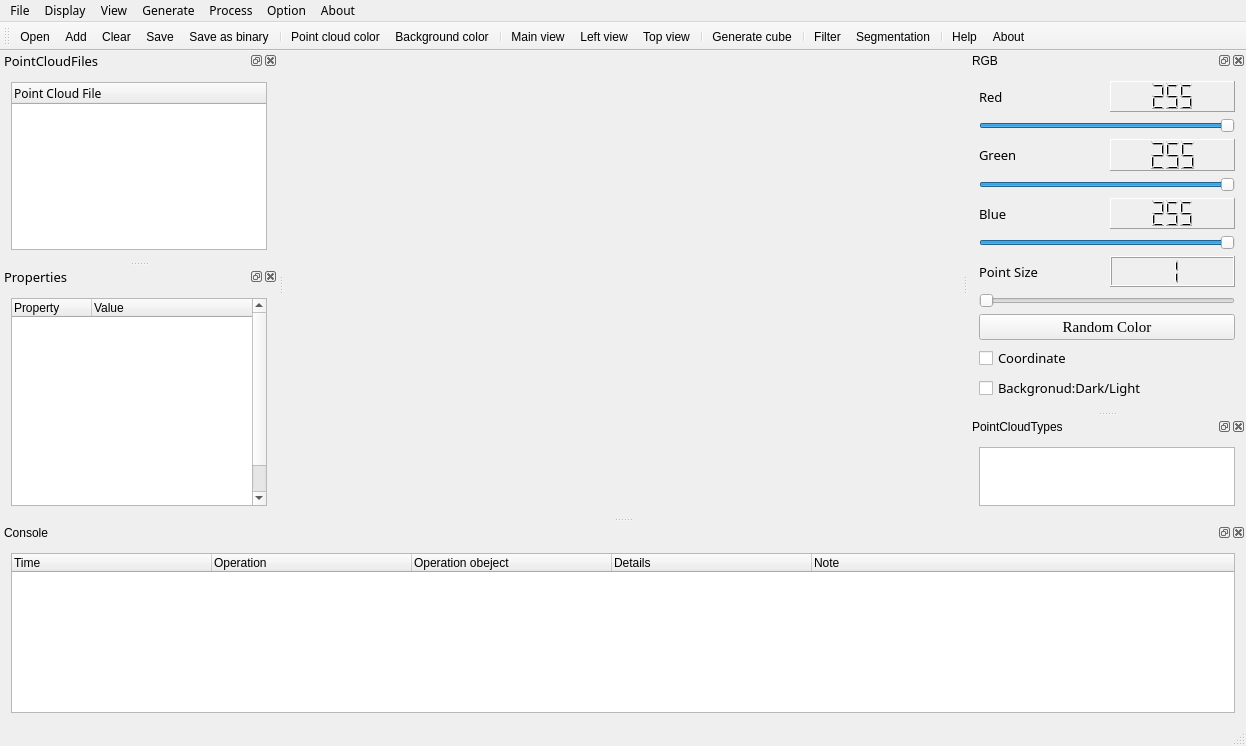
<?xml version="1.0" encoding="UTF-8"?>
<ui version="4.0">
 <class>MainWindowClass</class>
 <widget class="QMainWindow" name="MainWindowClass">
  <property name="geometry">
   <rect>
    <x>0</x>
    <y>0</y>
    <width>1246</width>
    <height>746</height>
   </rect>
  </property>
  <property name="sizePolicy">
   <sizepolicy hsizetype="Expanding" vsizetype="Expanding">
    <horstretch>85</horstretch>
    <verstretch>0</verstretch>
   </sizepolicy>
  </property>
  <property name="minimumSize">
   <size>
    <width>900</width>
    <height>650</height>
   </size>
  </property>
  <property name="maximumSize">
   <size>
    <width>16777215</width>
    <height>16777215</height>
   </size>
  </property>
  <property name="contextMenuPolicy">
   <enum>Qt::CustomContextMenu</enum>
  </property>
  <property name="windowTitle">
   <string>PointCloudTools</string>
  </property>
  <property name="styleSheet">
   <string notr="true"/>
  </property>
  <property name="animated">
   <bool>true</bool>
  </property>
  <property name="tabShape">
   <enum>QTabWidget::Rounded</enum>
  </property>
  <property name="dockNestingEnabled">
   <bool>false</bool>
  </property>
  <widget class="QWidget" name="centralWidget">
   <property name="sizePolicy">
    <sizepolicy hsizetype="Preferred" vsizetype="Preferred">
     <horstretch>0</horstretch>
     <verstretch>0</verstretch>
    </sizepolicy>
   </property>
   <layout class="QHBoxLayout" name="horizontalLayout_5">
    <item>
     <widget class="QVTKWidget" name="screen">
      <property name="minimumSize">
       <size>
        <width>600</width>
        <height>400</height>
       </size>
      </property>
     </widget>
    </item>
   </layout>
  </widget>
  <widget class="QMenuBar" name="menuBar">
   <property name="geometry">
    <rect>
     <x>0</x>
     <y>0</y>
     <width>1246</width>
     <height>23</height>
    </rect>
   </property>
   <property name="font">
    <font>
     <family>微软雅黑</family>
    </font>
   </property>
   <widget class="QMenu" name="menuFile">
    <property name="title">
     <string>File</string>
    </property>
    <addaction name="openAction"/>
    <addaction name="addAction"/>
    <addaction name="clearAction"/>
    <addaction name="saveAction"/>
    <addaction name="saveBinaryAction"/>
    <addaction name="exitAction"/>
   </widget>
   <widget class="QMenu" name="menuGenerate">
    <property name="title">
     <string>Generate</string>
    </property>
    <widget class="QMenu" name="menuBasic_shapes">
     <property name="title">
      <string>Basic shapes</string>
     </property>
     <property name="icon">
      <iconset resource="PointCloudTools.qrc">
       <normaloff>:/Resources/images/shape.png</normaloff>:/Resources/images/shape.png</iconset>
     </property>
     <addaction name="sphereAction"/>
     <addaction name="cylinderAction"/>
    </widget>
    <addaction name="cubeAction"/>
    <addaction name="menuBasic_shapes"/>
   </widget>
   <widget class="QMenu" name="menuAbout">
    <property name="title">
     <string>About</string>
    </property>
    <addaction name="helpAction"/>
    <addaction name="aboutAction"/>
   </widget>
   <widget class="QMenu" name="menuOption">
    <property name="title">
     <string>Option</string>
    </property>
    <widget class="QMenu" name="themeAction">
     <property name="title">
      <string>Theme</string>
     </property>
     <property name="icon">
      <iconset resource="PointCloudTools.qrc">
       <normaloff>:/Resources/images/theme.png</normaloff>:/Resources/images/theme.png</iconset>
     </property>
     <addaction name="windowsThemeAction"/>
     <addaction name="darculaThemeAction"/>
    </widget>
    <widget class="QMenu" name="langAction">
     <property name="title">
      <string>Language</string>
     </property>
     <property name="icon">
      <iconset resource="PointCloudTools.qrc">
       <normaloff>:/Resources/images/language.png</normaloff>:/Resources/images/language.png</iconset>
     </property>
     <addaction name="englishAction"/>
     <addaction name="chineseAction"/>
    </widget>
    <addaction name="themeAction"/>
    <addaction name="langAction"/>
   </widget>
   <widget class="QMenu" name="menuView">
    <property name="title">
     <string>Display</string>
    </property>
    <widget class="QMenu" name="menuAngle_view">
     <property name="title">
      <string>Angle view</string>
     </property>
     <addaction name="mainviewAction"/>
     <addaction name="leftviewAction"/>
     <addaction name="topviewAction"/>
    </widget>
    <addaction name="pointcolorAction"/>
    <addaction name="bgcolorAction"/>
    <addaction name="menuAngle_view"/>
   </widget>
   <widget class="QMenu" name="menuView_2">
    <property name="title">
     <string>View</string>
    </property>
    <addaction name="dataAction"/>
    <addaction name="propertyAction"/>
    <addaction name="consoleAction"/>
    <addaction name="RGBAction"/>
    <addaction name="typeAction"/>
   </widget>
   <widget class="QMenu" name="menuProcess">
    <property name="title">
     <string>Process</string>
    </property>
    <widget class="QMenu" name="menuGrid_model">
     <property name="title">
      <string>Grid model</string>
     </property>
     <property name="icon">
      <iconset resource="PointCloudTools.qrc">
       <normaloff>:/Resources/images/mesh.png</normaloff>:/Resources/images/mesh.png</iconset>
     </property>
     <addaction name="surfaceAction"/>
     <addaction name="pointAction"/>
     <addaction name="wireframeAction"/>
    </widget>
    <widget class="QMenu" name="menuKey_Point">
     <property name="title">
      <string>Key Point</string>
     </property>
     <addaction name="IssAction"/>
     <addaction name="SiftAction"/>
    </widget>
    <addaction name="changeAction"/>
    <addaction name="menuGrid_model"/>
    <addaction name="menuKey_Point"/>
   </widget>
   <addaction name="menuFile"/>
   <addaction name="menuView"/>
   <addaction name="menuView_2"/>
   <addaction name="menuGenerate"/>
   <addaction name="menuProcess"/>
   <addaction name="menuOption"/>
   <addaction name="menuAbout"/>
  </widget>
  <widget class="QToolBar" name="mainToolBar">
   <attribute name="toolBarArea">
    <enum>TopToolBarArea</enum>
   </attribute>
   <attribute name="toolBarBreak">
    <bool>false</bool>
   </attribute>
   <addaction name="openAction"/>
   <addaction name="addAction"/>
   <addaction name="clearAction"/>
   <addaction name="saveAction"/>
   <addaction name="saveBinaryAction"/>
   <addaction name="separator"/>
   <addaction name="pointcolorAction"/>
   <addaction name="bgcolorAction"/>
   <addaction name="separator"/>
   <addaction name="mainviewAction"/>
   <addaction name="leftviewAction"/>
   <addaction name="topviewAction"/>
   <addaction name="separator"/>
   <addaction name="cubeAction"/>
   <addaction name="separator"/>
   <addaction name="changeAction"/>
   <addaction name="segmentationAction"/>
   <addaction name="separator"/>
   <addaction name="helpAction"/>
   <addaction name="aboutAction"/>
  </widget>
  <widget class="QStatusBar" name="statusBar"/>
  <widget class="QDockWidget" name="RGBDock">
   <property name="minimumSize">
    <size>
     <width>245</width>
     <height>360</height>
    </size>
   </property>
   <property name="maximumSize">
    <size>
     <width>300</width>
     <height>360</height>
    </size>
   </property>
   <property name="windowTitle">
    <string>RGB</string>
   </property>
   <attribute name="dockWidgetArea">
    <number>2</number>
   </attribute>
   <widget class="QWidget" name="dockWidgetContents_4">
    <layout class="QVBoxLayout" name="verticalLayout_2">
     <item>
      <layout class="QVBoxLayout" name="verticalLayout">
       <item>
        <layout class="QHBoxLayout" name="horizontalLayout">
         <item>
          <widget class="QLabel" name="label_1">
           <property name="sizePolicy">
            <sizepolicy hsizetype="Expanding" vsizetype="Preferred">
             <horstretch>0</horstretch>
             <verstretch>0</verstretch>
            </sizepolicy>
           </property>
           <property name="font">
            <font>
             <family>微软雅黑</family>
             <pointsize>10</pointsize>
            </font>
           </property>
           <property name="text">
            <string>Red</string>
           </property>
          </widget>
         </item>
         <item>
          <widget class="QLCDNumber" name="rLCD">
           <property name="sizePolicy">
            <sizepolicy hsizetype="Expanding" vsizetype="Minimum">
             <horstretch>0</horstretch>
             <verstretch>0</verstretch>
            </sizepolicy>
           </property>
           <property name="autoFillBackground">
            <bool>false</bool>
           </property>
           <property name="inputMethodHints">
            <set>Qt::ImhNone</set>
           </property>
           <property name="frameShape">
            <enum>QFrame::Panel</enum>
           </property>
           <property name="frameShadow">
            <enum>QFrame::Raised</enum>
           </property>
           <property name="lineWidth">
            <number>1</number>
           </property>
           <property name="smallDecimalPoint">
            <bool>false</bool>
           </property>
           <property name="digitCount">
            <number>3</number>
           </property>
           <property name="mode">
            <enum>QLCDNumber::Dec</enum>
           </property>
           <property name="value" stdset="0">
            <double>255.000000000000000</double>
           </property>
           <property name="intValue" stdset="0">
            <number>255</number>
           </property>
          </widget>
         </item>
        </layout>
       </item>
       <item>
        <widget class="QSlider" name="rSlider">
         <property name="sizePolicy">
          <sizepolicy hsizetype="Expanding" vsizetype="Fixed">
           <horstretch>0</horstretch>
           <verstretch>0</verstretch>
          </sizepolicy>
         </property>
         <property name="minimumSize">
          <size>
           <width>132</width>
           <height>0</height>
          </size>
         </property>
         <property name="maximum">
          <number>255</number>
         </property>
         <property name="sliderPosition">
          <number>255</number>
         </property>
         <property name="orientation">
          <enum>Qt::Horizontal</enum>
         </property>
        </widget>
       </item>
       <item>
        <layout class="QHBoxLayout" name="horizontalLayout_2">
         <item>
          <widget class="QLabel" name="label_2">
           <property name="sizePolicy">
            <sizepolicy hsizetype="Expanding" vsizetype="Preferred">
             <horstretch>0</horstretch>
             <verstretch>0</verstretch>
            </sizepolicy>
           </property>
           <property name="font">
            <font>
             <family>微软雅黑</family>
             <pointsize>10</pointsize>
            </font>
           </property>
           <property name="text">
            <string>Green</string>
           </property>
          </widget>
         </item>
         <item>
          <widget class="QLCDNumber" name="gLCD">
           <property name="sizePolicy">
            <sizepolicy hsizetype="Expanding" vsizetype="Minimum">
             <horstretch>0</horstretch>
             <verstretch>0</verstretch>
            </sizepolicy>
           </property>
           <property name="frameShape">
            <enum>QFrame::Panel</enum>
           </property>
           <property name="digitCount">
            <number>3</number>
           </property>
           <property name="intValue" stdset="0">
            <number>255</number>
           </property>
          </widget>
         </item>
        </layout>
       </item>
       <item>
        <widget class="QSlider" name="gSlider">
         <property name="sizePolicy">
          <sizepolicy hsizetype="Expanding" vsizetype="Fixed">
           <horstretch>0</horstretch>
           <verstretch>0</verstretch>
          </sizepolicy>
         </property>
         <property name="minimumSize">
          <size>
           <width>132</width>
           <height>0</height>
          </size>
         </property>
         <property name="maximum">
          <number>255</number>
         </property>
         <property name="sliderPosition">
          <number>255</number>
         </property>
         <property name="orientation">
          <enum>Qt::Horizontal</enum>
         </property>
        </widget>
       </item>
       <item>
        <layout class="QHBoxLayout" name="horizontalLayout_3">
         <item>
          <widget class="QLabel" name="label_3">
           <property name="sizePolicy">
            <sizepolicy hsizetype="Expanding" vsizetype="Preferred">
             <horstretch>0</horstretch>
             <verstretch>0</verstretch>
            </sizepolicy>
           </property>
           <property name="font">
            <font>
             <family>微软雅黑</family>
             <pointsize>10</pointsize>
            </font>
           </property>
           <property name="text">
            <string>Blue</string>
           </property>
          </widget>
         </item>
         <item>
          <widget class="QLCDNumber" name="bLCD">
           <property name="sizePolicy">
            <sizepolicy hsizetype="Expanding" vsizetype="Minimum">
             <horstretch>0</horstretch>
             <verstretch>0</verstretch>
            </sizepolicy>
           </property>
           <property name="frameShape">
            <enum>QFrame::Panel</enum>
           </property>
           <property name="digitCount">
            <number>3</number>
           </property>
           <property name="intValue" stdset="0">
            <number>255</number>
           </property>
          </widget>
         </item>
        </layout>
       </item>
       <item>
        <widget class="QSlider" name="bSlider">
         <property name="sizePolicy">
          <sizepolicy hsizetype="Expanding" vsizetype="Fixed">
           <horstretch>0</horstretch>
           <verstretch>0</verstretch>
          </sizepolicy>
         </property>
         <property name="minimumSize">
          <size>
           <width>132</width>
           <height>0</height>
          </size>
         </property>
         <property name="maximum">
          <number>255</number>
         </property>
         <property name="sliderPosition">
          <number>255</number>
         </property>
         <property name="orientation">
          <enum>Qt::Horizontal</enum>
         </property>
        </widget>
       </item>
       <item>
        <layout class="QHBoxLayout" name="horizontalLayout_4">
         <item>
          <widget class="QLabel" name="label_4">
           <property name="sizePolicy">
            <sizepolicy hsizetype="Expanding" vsizetype="Preferred">
             <horstretch>0</horstretch>
             <verstretch>0</verstretch>
            </sizepolicy>
           </property>
           <property name="font">
            <font>
             <family>微软雅黑</family>
             <pointsize>10</pointsize>
            </font>
           </property>
           <property name="text">
            <string>Point Size</string>
           </property>
          </widget>
         </item>
         <item>
          <widget class="QLCDNumber" name="sizeLCD">
           <property name="sizePolicy">
            <sizepolicy hsizetype="Expanding" vsizetype="Minimum">
             <horstretch>0</horstretch>
             <verstretch>0</verstretch>
            </sizepolicy>
           </property>
           <property name="digitCount">
            <number>1</number>
           </property>
           <property name="segmentStyle">
            <enum>QLCDNumber::Filled</enum>
           </property>
           <property name="intValue" stdset="0">
            <number>1</number>
           </property>
          </widget>
         </item>
        </layout>
       </item>
       <item>
        <widget class="QSlider" name="pSlider">
         <property name="sizePolicy">
          <sizepolicy hsizetype="Expanding" vsizetype="Fixed">
           <horstretch>0</horstretch>
           <verstretch>0</verstretch>
          </sizepolicy>
         </property>
         <property name="minimumSize">
          <size>
           <width>132</width>
           <height>0</height>
          </size>
         </property>
         <property name="minimum">
          <number>1</number>
         </property>
         <property name="maximum">
          <number>10</number>
         </property>
         <property name="pageStep">
          <number>2</number>
         </property>
         <property name="sliderPosition">
          <number>1</number>
         </property>
         <property name="orientation">
          <enum>Qt::Horizontal</enum>
         </property>
        </widget>
       </item>
       <item>
        <widget class="QPushButton" name="colorBtn">
         <property name="font">
          <font>
           <family>Times New Roman</family>
           <pointsize>11</pointsize>
          </font>
         </property>
         <property name="styleSheet">
          <string notr="true"/>
         </property>
         <property name="text">
          <string>Random Color</string>
         </property>
        </widget>
       </item>
      </layout>
     </item>
     <item>
      <widget class="QCheckBox" name="cooCbx">
       <property name="font">
        <font>
         <family>微软雅黑</family>
         <pointsize>10</pointsize>
        </font>
       </property>
       <property name="text">
        <string>Coordinate</string>
       </property>
      </widget>
     </item>
     <item>
      <widget class="QCheckBox" name="bgcCbx">
       <property name="font">
        <font>
         <family>微软雅黑</family>
         <pointsize>10</pointsize>
        </font>
       </property>
       <property name="text">
        <string>Backgronud:Dark/Light</string>
       </property>
      </widget>
     </item>
    </layout>
   </widget>
  </widget>
  <widget class="QDockWidget" name="dataDock">
   <property name="minimumSize">
    <size>
     <width>250</width>
     <height>210</height>
    </size>
   </property>
   <property name="maximumSize">
    <size>
     <width>300</width>
     <height>524287</height>
    </size>
   </property>
   <property name="font">
    <font>
     <family>微软雅黑</family>
     <pointsize>10</pointsize>
    </font>
   </property>
   <property name="windowTitle">
    <string>PointCloudFiles</string>
   </property>
   <attribute name="dockWidgetArea">
    <number>1</number>
   </attribute>
   <widget class="QWidget" name="dockWidgetContents_5">
    <layout class="QVBoxLayout" name="verticalLayout_3">
     <item>
      <widget class="QTreeWidget" name="dataTree">
       <property name="minimumSize">
        <size>
         <width>0</width>
         <height>160</height>
        </size>
       </property>
       <property name="font">
        <font>
         <family>微软雅黑</family>
         <pointsize>9</pointsize>
        </font>
       </property>
       <property name="contextMenuPolicy">
        <enum>Qt::CustomContextMenu</enum>
       </property>
       <property name="indentation">
        <number>0</number>
       </property>
       <column>
        <property name="text">
         <string>Point Cloud File</string>
        </property>
       </column>
      </widget>
     </item>
    </layout>
   </widget>
  </widget>
  <widget class="QDockWidget" name="propertyDock">
   <property name="minimumSize">
    <size>
     <width>250</width>
     <height>250</height>
    </size>
   </property>
   <property name="font">
    <font>
     <family>微软雅黑</family>
     <pointsize>10</pointsize>
    </font>
   </property>
   <property name="windowTitle">
    <string>Properties</string>
   </property>
   <attribute name="dockWidgetArea">
    <number>1</number>
   </attribute>
   <widget class="QWidget" name="dockWidgetContents_6">
    <layout class="QVBoxLayout" name="verticalLayout_4">
     <item>
      <widget class="QTableWidget" name="propertyTable">
       <property name="minimumSize">
        <size>
         <width>0</width>
         <height>180</height>
        </size>
       </property>
       <property name="font">
        <font>
         <pointsize>9</pointsize>
        </font>
       </property>
       <property name="frameShadow">
        <enum>QFrame::Sunken</enum>
       </property>
       <property name="midLineWidth">
        <number>0</number>
       </property>
       <property name="horizontalScrollBarPolicy">
        <enum>Qt::ScrollBarAsNeeded</enum>
       </property>
       <property name="sizeAdjustPolicy">
        <enum>QAbstractScrollArea::AdjustIgnored</enum>
       </property>
       <property name="autoScroll">
        <bool>true</bool>
       </property>
       <property name="editTriggers">
        <set>QAbstractItemView::NoEditTriggers</set>
       </property>
       <property name="tabKeyNavigation">
        <bool>true</bool>
       </property>
       <property name="showDropIndicator" stdset="0">
        <bool>true</bool>
       </property>
       <property name="dragDropOverwriteMode">
        <bool>true</bool>
       </property>
       <property name="alternatingRowColors">
        <bool>false</bool>
       </property>
       <property name="selectionMode">
        <enum>QAbstractItemView::ExtendedSelection</enum>
       </property>
       <property name="textElideMode">
        <enum>Qt::ElideLeft</enum>
       </property>
       <property name="horizontalScrollMode">
        <enum>QAbstractItemView::ScrollPerItem</enum>
       </property>
       <property name="showGrid">
        <bool>false</bool>
       </property>
       <property name="wordWrap">
        <bool>true</bool>
       </property>
       <property name="cornerButtonEnabled">
        <bool>true</bool>
       </property>
       <property name="rowCount">
        <number>7</number>
       </property>
       <property name="columnCount">
        <number>2</number>
       </property>
       <attribute name="horizontalHeaderCascadingSectionResizes">
        <bool>false</bool>
       </attribute>
       <attribute name="horizontalHeaderDefaultSectionSize">
        <number>80</number>
       </attribute>
       <attribute name="horizontalHeaderHighlightSections">
        <bool>true</bool>
       </attribute>
       <attribute name="horizontalHeaderMinimumSectionSize">
        <number>25</number>
       </attribute>
       <attribute name="horizontalHeaderStretchLastSection">
        <bool>true</bool>
       </attribute>
       <attribute name="verticalHeaderVisible">
        <bool>false</bool>
       </attribute>
       <attribute name="verticalHeaderCascadingSectionResizes">
        <bool>false</bool>
       </attribute>
       <row/>
       <row/>
       <row/>
       <row/>
       <row/>
       <row/>
       <row/>
       <column>
        <property name="text">
         <string>Property</string>
        </property>
        <property name="textAlignment">
         <set>AlignLeading|AlignVCenter</set>
        </property>
       </column>
       <column>
        <property name="text">
         <string>Value</string>
        </property>
        <property name="textAlignment">
         <set>AlignLeading|AlignVCenter</set>
        </property>
       </column>
      </widget>
     </item>
    </layout>
   </widget>
  </widget>
  <widget class="QDockWidget" name="consoleDock">
   <property name="minimumSize">
    <size>
     <width>200</width>
     <height>140</height>
    </size>
   </property>
   <property name="maximumSize">
    <size>
     <width>524287</width>
     <height>220</height>
    </size>
   </property>
   <property name="windowTitle">
    <string>Console</string>
   </property>
   <attribute name="dockWidgetArea">
    <number>8</number>
   </attribute>
   <widget class="QWidget" name="dockWidgetContents_7">
    <layout class="QVBoxLayout" name="verticalLayout_5">
     <item>
      <widget class="QTableWidget" name="consoleTable">
       <property name="showGrid">
        <bool>false</bool>
       </property>
       <property name="gridStyle">
        <enum>Qt::SolidLine</enum>
       </property>
       <property name="rowCount">
        <number>0</number>
       </property>
       <property name="columnCount">
        <number>5</number>
       </property>
       <attribute name="horizontalHeaderVisible">
        <bool>true</bool>
       </attribute>
       <attribute name="horizontalHeaderDefaultSectionSize">
        <number>200</number>
       </attribute>
       <attribute name="horizontalHeaderStretchLastSection">
        <bool>true</bool>
       </attribute>
       <attribute name="verticalHeaderVisible">
        <bool>false</bool>
       </attribute>
       <column>
        <property name="text">
         <string>Time</string>
        </property>
        <property name="textAlignment">
         <set>AlignLeading|AlignVCenter</set>
        </property>
       </column>
       <column>
        <property name="text">
         <string>Operation</string>
        </property>
        <property name="textAlignment">
         <set>AlignLeading|AlignVCenter</set>
        </property>
       </column>
       <column>
        <property name="text">
         <string>Operation obeject</string>
        </property>
        <property name="textAlignment">
         <set>AlignLeading|AlignVCenter</set>
        </property>
       </column>
       <column>
        <property name="text">
         <string>Details</string>
        </property>
        <property name="textAlignment">
         <set>AlignLeading|AlignVCenter</set>
        </property>
       </column>
       <column>
        <property name="text">
         <string>Note</string>
        </property>
        <property name="textAlignment">
         <set>AlignLeading|AlignVCenter</set>
        </property>
       </column>
      </widget>
     </item>
    </layout>
   </widget>
  </widget>
  <widget class="QDockWidget" name="typeDock">
   <property name="minimumSize">
    <size>
     <width>88</width>
     <height>60</height>
    </size>
   </property>
   <property name="windowTitle">
    <string>PointCloudTypes</string>
   </property>
   <attribute name="dockWidgetArea">
    <number>2</number>
   </attribute>
   <widget class="QWidget" name="dockWidgetContents_2">
    <layout class="QVBoxLayout" name="verticalLayout_6">
     <item>
      <widget class="QTreeWidget" name="typeTree">
       <property name="minimumSize">
        <size>
         <width>70</width>
         <height>20</height>
        </size>
       </property>
       <property name="contextMenuPolicy">
        <enum>Qt::CustomContextMenu</enum>
       </property>
       <property name="lineWidth">
        <number>1</number>
       </property>
       <property name="columnCount">
        <number>0</number>
       </property>
      </widget>
     </item>
    </layout>
   </widget>
  </widget>
  <action name="openAction">
   <property name="icon">
    <iconset resource="PointCloudTools.qrc">
     <normaloff>:/Resources/images/open.png</normaloff>:/Resources/images/open.png</iconset>
   </property>
   <property name="text">
    <string>Open</string>
   </property>
   <property name="statusTip">
    <string>open a exsting file</string>
   </property>
   <property name="shortcut">
    <string>Ctrl+O</string>
   </property>
  </action>
  <action name="saveAction">
   <property name="icon">
    <iconset resource="PointCloudTools.qrc">
     <normaloff>:/Resources/images/save.png</normaloff>:/Resources/images/save.png</iconset>
   </property>
   <property name="text">
    <string>Save</string>
   </property>
   <property name="statusTip">
    <string>save the file</string>
   </property>
   <property name="shortcut">
    <string>Ctrl+S</string>
   </property>
  </action>
  <action name="saveasAction">
   <property name="text">
    <string>Save as...</string>
   </property>
  </action>
  <action name="cubeAction">
   <property name="icon">
    <iconset resource="PointCloudTools.qrc">
     <normaloff>:/Resources/images/cube.png</normaloff>:/Resources/images/cube.png</iconset>
   </property>
   <property name="text">
    <string>Generate cube</string>
   </property>
   <property name="statusTip">
    <string>generate a cube point cloud</string>
   </property>
  </action>
  <action name="helpAction">
   <property name="icon">
    <iconset resource="PointCloudTools.qrc">
     <normaloff>:/Resources/images/help.png</normaloff>:/Resources/images/help.png</iconset>
   </property>
   <property name="text">
    <string>Help</string>
   </property>
   <property name="statusTip">
    <string>show help information</string>
   </property>
  </action>
  <action name="aboutAction">
   <property name="icon">
    <iconset resource="PointCloudTools.qrc">
     <normaloff>:/Resources/images/about.png</normaloff>:/Resources/images/about.png</iconset>
   </property>
   <property name="text">
    <string>About</string>
   </property>
   <property name="statusTip">
    <string>show some information of the software</string>
   </property>
  </action>
  <action name="changeAction">
   <property name="icon">
    <iconset resource="PointCloudTools.qrc">
     <normaloff>:/Resources/images/change.png</normaloff>:/Resources/images/change.png</iconset>
   </property>
   <property name="text">
    <string>Filter</string>
   </property>
   <property name="statusTip">
    <string/>
   </property>
  </action>
  <action name="exitAction">
   <property name="icon">
    <iconset resource="PointCloudTools.qrc">
     <normaloff>:/Resources/images/exit.png</normaloff>:/Resources/images/exit.png</iconset>
   </property>
   <property name="text">
    <string>Exit</string>
   </property>
   <property name="shortcut">
    <string>Ctrl+Q</string>
   </property>
  </action>
  <action name="pointcolorAction">
   <property name="icon">
    <iconset resource="PointCloudTools.qrc">
     <normaloff>:/Resources/images/pointcolor.png</normaloff>:/Resources/images/pointcolor.png</iconset>
   </property>
   <property name="text">
    <string>Point cloud color</string>
   </property>
  </action>
  <action name="bgcolorAction">
   <property name="icon">
    <iconset resource="PointCloudTools.qrc">
     <normaloff>:/Resources/images/bgcolor.png</normaloff>:/Resources/images/bgcolor.png</iconset>
   </property>
   <property name="text">
    <string>Background color</string>
   </property>
  </action>
  <action name="mainviewAction">
   <property name="icon">
    <iconset resource="PointCloudTools.qrc">
     <normaloff>:/Resources/images/zhengshi.png</normaloff>:/Resources/images/zhengshi.png</iconset>
   </property>
   <property name="text">
    <string>Main view</string>
   </property>
  </action>
  <action name="leftviewAction">
   <property name="icon">
    <iconset resource="PointCloudTools.qrc">
     <normaloff>:/Resources/images/zuoshi.png</normaloff>:/Resources/images/zuoshi.png</iconset>
   </property>
   <property name="text">
    <string>Left view</string>
   </property>
  </action>
  <action name="topviewAction">
   <property name="icon">
    <iconset resource="PointCloudTools.qrc">
     <normaloff>:/Resources/images/fushi.png</normaloff>:/Resources/images/fushi.png</iconset>
   </property>
   <property name="text">
    <string>Top view</string>
   </property>
  </action>
  <action name="dataAction">
   <property name="checkable">
    <bool>true</bool>
   </property>
   <property name="checked">
    <bool>true</bool>
   </property>
   <property name="text">
    <string>Data Manager</string>
   </property>
  </action>
  <action name="propertyAction">
   <property name="checkable">
    <bool>true</bool>
   </property>
   <property name="checked">
    <bool>true</bool>
   </property>
   <property name="text">
    <string>Property Manager</string>
   </property>
  </action>
  <action name="consoleAction">
   <property name="checkable">
    <bool>true</bool>
   </property>
   <property name="checked">
    <bool>true</bool>
   </property>
   <property name="text">
    <string>Console</string>
   </property>
  </action>
  <action name="RGBAction">
   <property name="checkable">
    <bool>true</bool>
   </property>
   <property name="checked">
    <bool>true</bool>
   </property>
   <property name="text">
    <string>RGB Manager</string>
   </property>
  </action>
  <action name="clearAction">
   <property name="icon">
    <iconset resource="PointCloudTools.qrc">
     <normaloff>:/Resources/images/clear.png</normaloff>:/Resources/images/clear.png</iconset>
   </property>
   <property name="text">
    <string>Clear</string>
   </property>
  </action>
  <action name="addAction">
   <property name="icon">
    <iconset resource="PointCloudTools.qrc">
     <normaloff>:/Resources/images/add.png</normaloff>:/Resources/images/add.png</iconset>
   </property>
   <property name="text">
    <string>Add</string>
   </property>
  </action>
  <action name="sphereAction">
   <property name="icon">
    <iconset resource="PointCloudTools.qrc">
     <normaloff>:/Resources/images/sphere.png</normaloff>:/Resources/images/sphere.png</iconset>
   </property>
   <property name="text">
    <string>Sphere</string>
   </property>
  </action>
  <action name="cylinderAction">
   <property name="icon">
    <iconset resource="PointCloudTools.qrc">
     <normaloff>:/Resources/images/cylinder.png</normaloff>:/Resources/images/cylinder.png</iconset>
   </property>
   <property name="text">
    <string>Cylinder</string>
   </property>
  </action>
  <action name="windowsThemeAction">
   <property name="text">
    <string>Windows</string>
   </property>
  </action>
  <action name="darculaThemeAction">
   <property name="text">
    <string>Darcula</string>
   </property>
  </action>
  <action name="englishAction">
   <property name="text">
    <string>English</string>
   </property>
  </action>
  <action name="chineseAction">
   <property name="text">
    <string>Chinese</string>
   </property>
  </action>
  <action name="saveBinaryAction">
   <property name="icon">
    <iconset resource="PointCloudTools.qrc">
     <normaloff>:/Resources/images/saveBinary.png</normaloff>:/Resources/images/saveBinary.png</iconset>
   </property>
   <property name="text">
    <string>Save as binary</string>
   </property>
   <property name="statusTip">
    <string>Save point cloud as binary file</string>
   </property>
  </action>
  <action name="actionchangeAction">
   <property name="text">
    <string>changeAction</string>
   </property>
  </action>
  <action name="actionGrid_model">
   <property name="text">
    <string>Grid model</string>
   </property>
  </action>
  <action name="pointAction">
   <property name="text">
    <string>Points</string>
   </property>
  </action>
  <action name="surfaceAction">
   <property name="text">
    <string>Surface</string>
   </property>
  </action>
  <action name="wireframeAction">
   <property name="text">
    <string>Wireframe</string>
   </property>
  </action>
  <action name="segmentationAction">
   <property name="icon">
    <iconset resource="PointCloudTools.qrc">
     <normaloff>:/Resources/images/frame.png</normaloff>:/Resources/images/frame.png</iconset>
   </property>
   <property name="text">
    <string>Segmentation</string>
   </property>
  </action>
  <action name="typeAction">
   <property name="checkable">
    <bool>true</bool>
   </property>
   <property name="checked">
    <bool>true</bool>
   </property>
   <property name="text">
    <string>Type Manager</string>
   </property>
  </action>
  <action name="IssAction">
   <property name="text">
    <string>Iss</string>
   </property>
  </action>
  <action name="SiftAction">
   <property name="text">
    <string>Sift</string>
   </property>
  </action>
 </widget>
 <layoutdefault spacing="6" margin="11"/>
 <customwidgets>
  <customwidget>
   <class>QVTKWidget</class>
   <extends>QWidget</extends>
   <header>QVTKWidget.h</header>
  </customwidget>
 </customwidgets>
 <resources>
  <include location="PointCloudTools.qrc"/>
 </resources>
 <connections/>
</ui>
